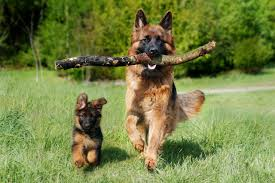
#> input picture lab1/solution/test.jpg, 275 x 183 px, found by its file name
$ python lab.py
#> lines starting #> are read from the running program, lines starting #| are printed output that depends on the picture; after the words box and inside, x2 and y2 are one past the last pixel; in counts of white or black regions, pixels touching at a corner belong together
import cv2
import matplotlib.pyplot as plt

img_src = 'C:/Users/Anton/source/4k-1c/labs/programming_multymedia_and_multydemensional_apps/lab1/solution/Test.jpg'
gray_img_src = 'C:/Users/Anton/source/4k-1c/labs/programming_multymedia_and_multydemensional_apps/lab1/solution/test_gray.jpg'
binclr_ing_scr = 'C:/Users/Anton/source/4k-1c/labs/programming_multymedia_and_multydemensional_apps/lab1/solution/test_binclr.jpg'
over_lited_src = 'C:/Users/Anton/source/4k-1c/labs/programming_multymedia_and_multydemensional_apps/lab1/solution/over_lite.jpg'

def show_img(title, img):
    cv2.imshow(title, img)

def write_file(path_to, img):
    cv2.imwrite(path_to, img)

def wait_key_destroy_wins():
    cv2.waitKey(0)
    cv2.destroyAllWindows()

def show_hist(hist):
    plt.plot(hist, color='k')
    plt.show()

image = cv2.imread(img_src)
#> image is the input picture: shape (183, 275, 3); mean B, G, R 69.4, 129.3, 117.9

# shades of gray
gray = cv2.cvtColor(image, cv2.COLOR_BGR2GRAY)
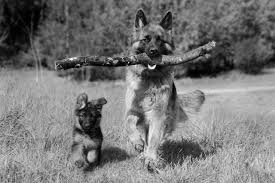
#> gray: shape (183, 275); min 0, max 251, mean 119

show_img('Original image', image)
show_img('Gray image', gray)
write_file(gray_img_src, gray)

# black and white
th, bin_colors = cv2.threshold(gray, 80, 255, cv2.THRESH_BINARY)
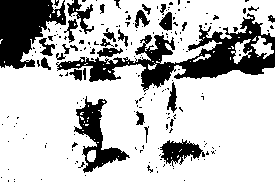
#> bin_colors: shape (183, 275); 75% white; 195 black regions (165 under 20 px), largest, box (x1, y1, x2, y2) and area: (56, 13, 275, 92) 5026, (0, 0, 66, 69) 2876, (74, 96, 130, 173) 1403

show_img('binclr image', bin_colors)
write_file(binclr_ing_scr, bin_colors)
wait_key_destroy_wins()

# overlited with histogram
over_lited = cv2.imread(over_lited_src)
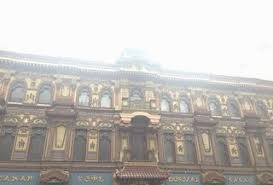
#> input picture lab1/solution/over_lite.jpg, 273 x 185 px, found by its file name
#> over_lited is the input picture: shape (185, 273, 3); mean B, G, R 185.4, 189.7, 193.6
over_lited = cv2.cvtColor(over_lited, cv2.COLOR_BGR2GRAY)
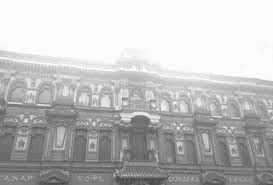
#> over_lited: shape (185, 273); min 65, max 255, mean 190.4

show_img('over lite', over_lited)
show_hist(cv2.calcHist([over_lited], [0], None, [256], [0, 256]))
#> in show_hist, `plt.show()`:
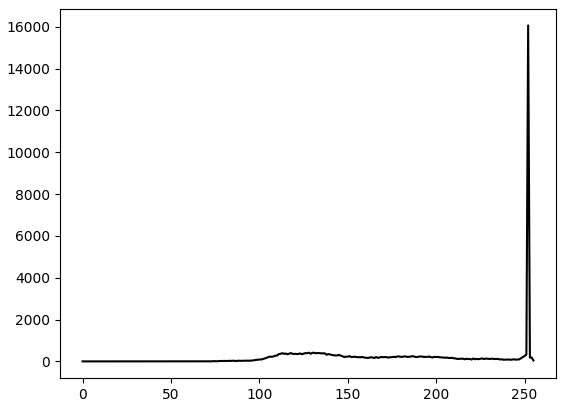
#> figure drawn by matplotlib, 1 panel; curve peaks at x = 252, y = 16066
wait_key_destroy_wins()

over_lited_equalized = cv2.equalizeHist(over_lited)
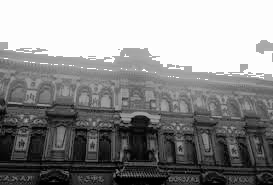
#> over_lited_equalized: shape (185, 273); min 0, max 255, mean 140.8

show_img('over_lite image equalized', over_lited_equalized)
show_hist(cv2.calcHist([over_lited_equalized], [0], None, [256], [0, 256]))
#> in show_hist (call 2), `plt.show()`:
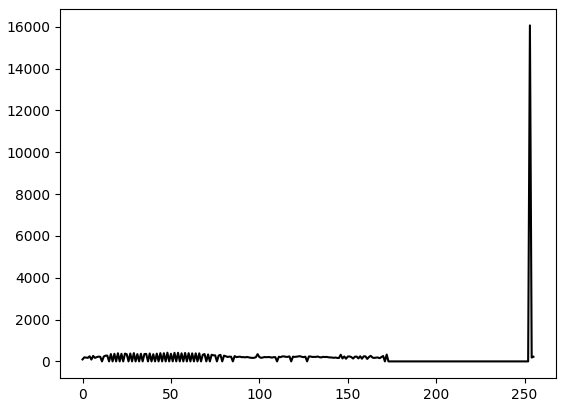
#> figure drawn by matplotlib, 1 panel; curve peaks at x = 253, y = 16066
wait_key_destroy_wins()
